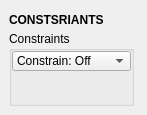
<?xml version="1.0" encoding="UTF-8"?>
<ui version="4.0">
 <class>QtUi</class>
 <widget class="QMainWindow" name="QtUi">
  <property name="enabled">
   <bool>true</bool>
  </property>
  <property name="geometry">
   <rect>
    <x>0</x>
    <y>0</y>
    <width>147</width>
    <height>115</height>
   </rect>
  </property>
  <property name="maximumSize">
   <size>
    <width>999</width>
    <height>999</height>
   </size>
  </property>
  <property name="windowTitle">
   <string>Toolkit</string>
  </property>
  <property name="tabShape">
   <enum>QTabWidget::Triangular</enum>
  </property>
  <property name="dockNestingEnabled">
   <bool>true</bool>
  </property>
  <property name="dockOptions">
   <set>QMainWindow::AllowNestedDocks|QMainWindow::AllowTabbedDocks|QMainWindow::AnimatedDocks|QMainWindow::ForceTabbedDocks</set>
  </property>
  <widget class="QWidget" name="mainWindow">
   <layout class="QVBoxLayout" name="verticalLayout">
    <item>
     <layout class="QVBoxLayout" name="verticalLayout_2">
      <property name="spacing">
       <number>0</number>
      </property>
      <item>
       <widget class="Draggable_header" name="draggable_header">
        <property name="minimumSize">
         <size>
          <width>0</width>
          <height>22</height>
         </size>
        </property>
        <property name="maximumSize">
         <size>
          <width>125</width>
          <height>22</height>
         </size>
        </property>
        <property name="font">
         <font>
          <weight>75</weight>
          <bold>true</bold>
         </font>
        </property>
        <property name="text">
         <string>CONSTSRIANTS</string>
        </property>
       </widget>
      </item>
      <item>
       <widget class="QGroupBox" name="Constaints">
        <property name="minimumSize">
         <size>
          <width>125</width>
          <height>0</height>
         </size>
        </property>
        <property name="maximumSize">
         <size>
          <width>125</width>
          <height>999</height>
         </size>
        </property>
        <property name="title">
         <string>Constraints</string>
        </property>
        <layout class="QVBoxLayout" name="verticalLayout_5">
         <property name="spacing">
          <number>0</number>
         </property>
         <property name="leftMargin">
          <number>0</number>
         </property>
         <property name="topMargin">
          <number>0</number>
         </property>
         <property name="rightMargin">
          <number>0</number>
         </property>
         <property name="bottomMargin">
          <number>0</number>
         </property>
         <item>
          <widget class="ComboBox" name="cmb001">
           <property name="minimumSize">
            <size>
             <width>0</width>
             <height>20</height>
            </size>
           </property>
           <property name="maximumSize">
            <size>
             <width>999</width>
             <height>20</height>
            </size>
           </property>
           <property name="toolTip">
            <string>Transform constraints.</string>
           </property>
           <property name="editable">
            <bool>false</bool>
           </property>
           <property name="sizeAdjustPolicy">
            <enum>QComboBox::AdjustToContents</enum>
           </property>
           <item>
            <property name="text">
             <string>Constrain: Off</string>
            </property>
           </item>
          </widget>
         </item>
         <item>
          <spacer name="verticalSpacer_2">
           <property name="orientation">
            <enum>Qt::Vertical</enum>
           </property>
           <property name="sizeHint" stdset="0">
            <size>
             <width>20</width>
             <height>40</height>
            </size>
           </property>
          </spacer>
         </item>
        </layout>
       </widget>
      </item>
     </layout>
    </item>
   </layout>
  </widget>
 </widget>
 <customwidgets>
  <customwidget>
   <class>Draggable_header</class>
   <extends>QLabel</extends>
   <header>draggable_header.h</header>
  </customwidget>
  <customwidget>
   <class>ComboBox</class>
   <extends>QComboBox</extends>
   <header>widgets.combobox.h</header>
  </customwidget>
 </customwidgets>
 <resources/>
 <connections/>
 <designerdata>
  <property name="gridDeltaX">
   <number>5</number>
  </property>
  <property name="gridDeltaY">
   <number>5</number>
  </property>
  <property name="gridSnapX">
   <bool>true</bool>
  </property>
  <property name="gridSnapY">
   <bool>true</bool>
  </property>
  <property name="gridVisible">
   <bool>true</bool>
  </property>
 </designerdata>
</ui>
